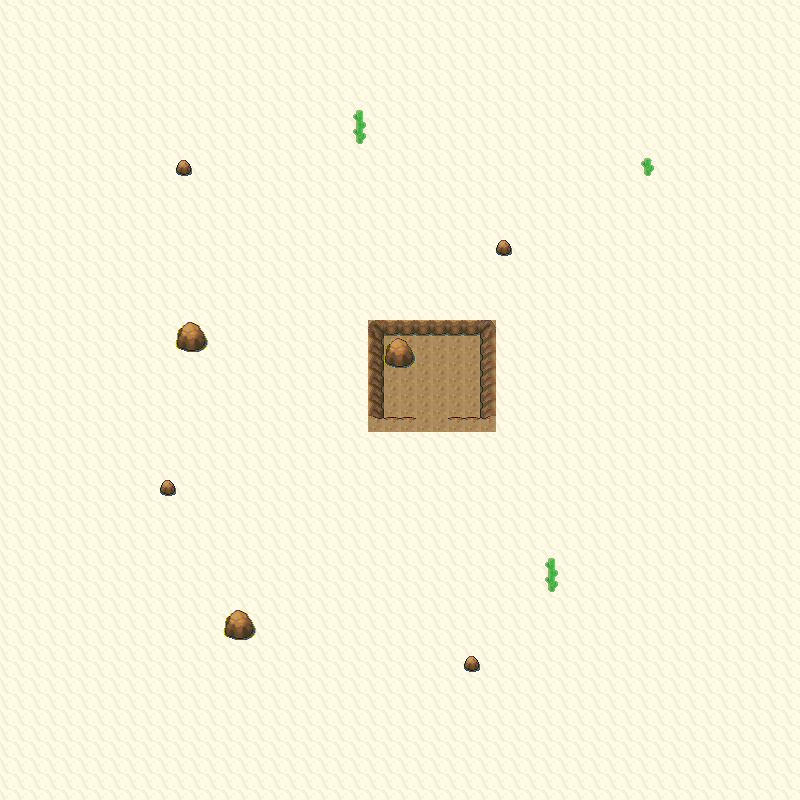

A level layout from a 2D game, rendered from its tile map. Below: a short description, then the map file with tile-grid data replaced by summaries:
An orthogonal 50x50 tile map with 16x16 px tiles, 4 tile layers (Grass, Walkable, Collisions, WalkBehind), 5 tilesets.

<map version="1.0" orientation="orthogonal" width="50" height="50" tilewidth="16" tileheight="16">
<properties>
 <property name="dayPokemonChances" value="Cacnea,20;Baltoy,20;Claydol,10;Cacturne,20;Sandshrew,10;Sandslash,20;" />
 <property name="dayPokemonLevels" value="35-35;35-35;65-65;65-65;35-35;65-65;" />
 <property name="fishPokemonChances" value="" />
  <property name="fishPokemonLevels" value="" />
 <property name="nightPokemonChances" value="Cacnea,20;Baltoy,20;Claydol,10;Cacturne,20;Sandshrew,10;Sandslash,20;" />
 <property name="nightPokemonLevels" value="35-35;35-35;65-65;65-65;35-35;65-65;" />
  <property name="pvp" value="yes" />
 <property name="waterPokemonChances" value="" />
  <property name="waterPokemonLevels" value="" />
 <property name="wildProbability" value="4" />
  <property name="xOffsetModifier" value="0" />
 <property name="yOffsetModifier" value="0" />
</properties>
 <tileset firstgid="1" source="Cliffs01.tsx" />
 <tileset firstgid="231" source="Cliffs02.tsx" />
 <tileset firstgid="343" source="SinnohInteriorSet1.tsx" />
 <tileset firstgid="2711" source="Water02.tsx" />
 <tileset firstgid="2903" source="Orre Tileset 1.tsx" />
 <layer name="Grass" width="50" height="50">
  <data>[2500 cells, 2500 non-empty, 1 distinct tile ids]</data>
 </layer>
 <layer name="Walkable" width="50" height="50">
  <data>[2500 cells, 38 non-empty, 1 distinct tile ids]</data>
 </layer>
 <layer name="Collisions" width="50" height="50">
  <data>[2500 cells, 43 non-empty, 14 distinct tile ids]</data>
 </layer>
 <layer name="WalkBehind" width="50" height="50">
  <data>[2500 cells, 5 non-empty, 2 distinct tile ids]</data>
 </layer>
</map>
